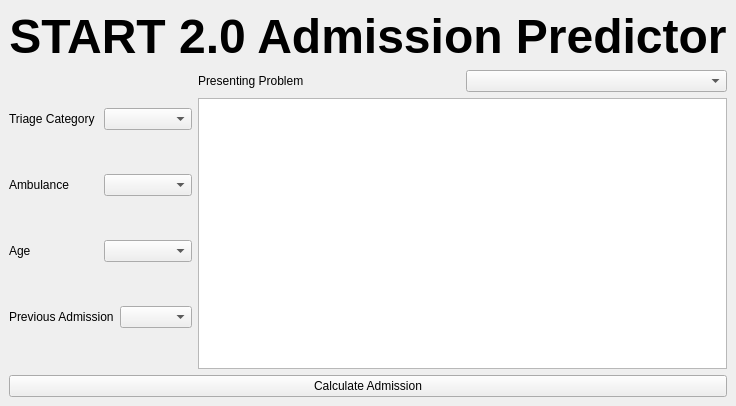
<?xml version="1.0" encoding="UTF-8"?>
<ui version="4.0">
 <class>MainWindow</class>
 <widget class="QMainWindow" name="MainWindow">
  <property name="geometry">
   <rect>
    <x>0</x>
    <y>0</y>
    <width>679</width>
    <height>406</height>
   </rect>
  </property>
  <property name="maximumSize">
   <size>
    <width>1000</width>
    <height>16777215</height>
   </size>
  </property>
  <property name="windowTitle">
   <string>START 2.0 Admission Predictor</string>
  </property>
  <widget class="QWidget" name="centralwidget">
   <layout class="QHBoxLayout" name="horizontalLayout_13">
    <item>
     <layout class="QVBoxLayout" name="verticalLayout_3">
      <item>
       <widget class="QLabel" name="Title">
        <property name="font">
         <font>
          <family>Lucida Grande</family>
          <pointsize>36</pointsize>
          <weight>75</weight>
          <bold>true</bold>
         </font>
        </property>
        <property name="text">
         <string>START 2.0 Admission Predictor</string>
        </property>
        <property name="alignment">
         <set>Qt::AlignCenter</set>
        </property>
       </widget>
      </item>
      <item>
       <layout class="QHBoxLayout" name="horizontalLayout_12">
        <item>
         <layout class="QVBoxLayout" name="verticalLayout">
          <item>
           <layout class="QHBoxLayout" name="horizontalLayout">
            <item>
             <widget class="QLabel" name="triageLabel">
              <property name="text">
               <string>Triage Category</string>
              </property>
             </widget>
            </item>
            <item>
             <widget class="QComboBox" name="triageBox"/>
            </item>
           </layout>
          </item>
          <item>
           <layout class="QHBoxLayout" name="horizontalLayout_2">
            <item>
             <widget class="QLabel" name="ambulanceLabel">
              <property name="text">
               <string>Ambulance</string>
              </property>
             </widget>
            </item>
            <item>
             <widget class="QComboBox" name="ambulanceBox"/>
            </item>
           </layout>
          </item>
          <item>
           <layout class="QHBoxLayout" name="horizontalLayout_3">
            <item>
             <widget class="QLabel" name="ageLabel">
              <property name="text">
               <string>Age</string>
              </property>
             </widget>
            </item>
            <item>
             <widget class="QComboBox" name="ageBox"/>
            </item>
           </layout>
          </item>
          <item>
           <layout class="QHBoxLayout" name="horizontalLayout_4">
            <item>
             <widget class="QLabel" name="prevAdmitLabel">
              <property name="text">
               <string>Previous Admission</string>
              </property>
             </widget>
            </item>
            <item>
             <widget class="QComboBox" name="prevAdmitBox"/>
            </item>
           </layout>
          </item>
         </layout>
        </item>
        <item>
         <layout class="QVBoxLayout" name="verticalLayout_2">
          <item>
           <layout class="QHBoxLayout" name="horizontalLayout_6">
            <item>
             <widget class="QLabel" name="presentingLabel">
              <property name="text">
               <string>Presenting Problem</string>
              </property>
             </widget>
            </item>
            <item>
             <widget class="QComboBox" name="presentingBox"/>
            </item>
           </layout>
          </item>
          <item>
           <widget class="QListWidget" name="listWidget">
            <property name="maximumSize">
             <size>
              <width>16777215</width>
              <height>16777215</height>
             </size>
            </property>
           </widget>
          </item>
         </layout>
        </item>
       </layout>
      </item>
      <item>
       <widget class="QPushButton" name="calcBtn">
        <property name="text">
         <string>Calculate Admission</string>
        </property>
       </widget>
      </item>
     </layout>
    </item>
   </layout>
   <zorder></zorder>
  </widget>
 </widget>
 <resources/>
 <connections/>
</ui>
